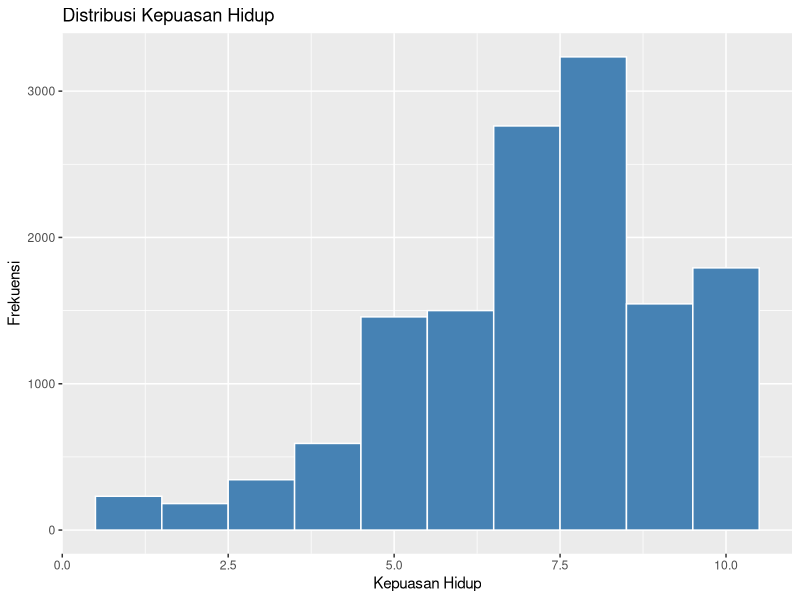
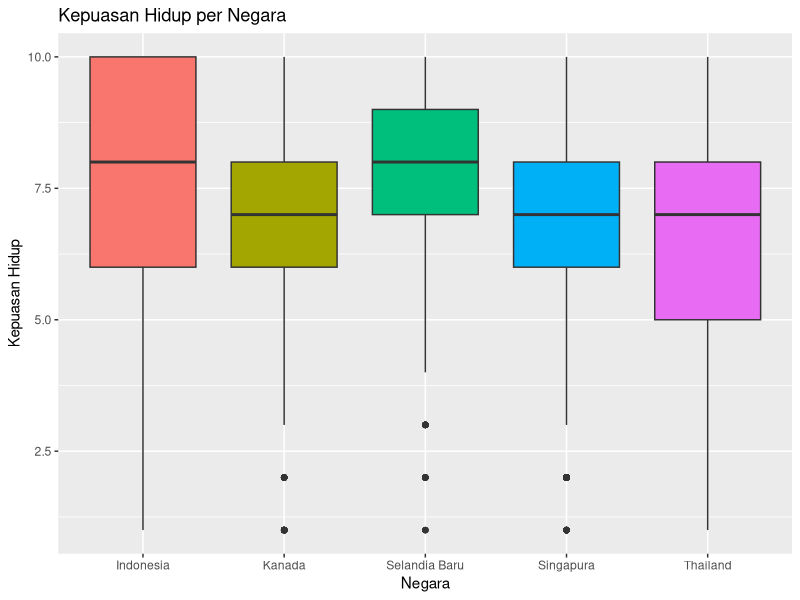
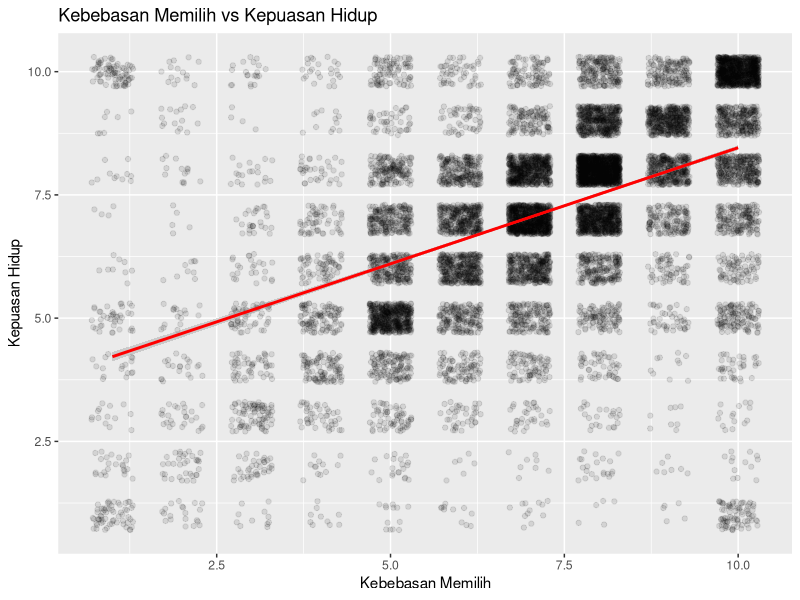

Recreate these plots in R, in order.
## ---- chunk 1
x <- 42            # numeric
nama <- "ISEI"     # character
aktif <- TRUE       # logical

class(x)
class(nama)
## ---- chunk 2
angka <- c(1, 2, 3, 4, 5)
mean(angka)
sd(angka)
length(angka)
## ---- chunk 3
library(tidyverse)
library(readxl)
## ---- chunk 4
wvs1 <- read_excel("data/regresi/wvs1.xlsx")
wvs2 <- read_excel("data/regresi/wvs2.xlsx")

# Gabungkan kedua dataset
wvs <- bind_rows(wvs1, wvs2)
glimpse(wvs)
## ---- chunk 5
wvs |>
  filter(usia >= 18, usia <= 65) |>
  nrow()
## ---- chunk 6
wvs <- wvs |>
  mutate(kelompok_usia = case_when(
    usia < 30  ~ "Muda",
    usia < 50  ~ "Dewasa",
    TRUE       ~ "Senior"
  ))

wvs |>
  select(negara, kelompok_usia, kepuasan_hidup) |>
  head()
## ---- chunk 7
wvs |>
  summarize(
    rata_rata = mean(kepuasan_hidup, na.rm = TRUE),
    sd = sd(kepuasan_hidup, na.rm = TRUE),
    n = n(),
    .by = negara
  )
## ---- chunk 8
wvs_clean <- wvs |>
  filter(
    kepuasan_hidup > 0,
    kebebasan_memilih > 0,
    kepuasan_finansial > 0,
    usia > 0
  ) |>
  filter(jenis_kelamin %in% c("Laki-laki", "Perempuan"))

nrow(wvs_clean)
## ---- chunk 9
wvs_clean |>
  select(kepuasan_hidup, kebebasan_memilih, kepuasan_finansial, usia) |>
  pivot_longer(everything(), names_to = "variabel", values_to = "nilai") |>
  summarize(
    M = mean(nilai), SD = sd(nilai),
    Min = min(nilai), Max = max(nilai),
    .by = variabel
  )
## ---- chunk 10
table(wvs_clean$negara)
## ---- chunk 11
ggplot(wvs_clean, aes(x = kepuasan_hidup)) +
  geom_histogram(binwidth = 1, fill = "steelblue", color = "white") +
  labs(title = "Distribusi Kepuasan Hidup", x = "Kepuasan Hidup", y = "Frekuensi")
## ---- chunk 12
ggplot(wvs_clean, aes(x = negara, y = kepuasan_hidup, fill = negara)) +
  geom_boxplot() +
  labs(title = "Kepuasan Hidup per Negara", x = "Negara", y = "Kepuasan Hidup") +
  theme(legend.position = "none")
## ---- chunk 13
ggplot(wvs_clean, aes(x = kebebasan_memilih, y = kepuasan_hidup)) +
  geom_jitter(alpha = 0.1, width = 0.3, height = 0.3) +
  geom_smooth(method = "lm", color = "red") +
  labs(title = "Kebebasan Memilih vs Kepuasan Hidup",
       x = "Kebebasan Memilih", y = "Kepuasan Hidup")
